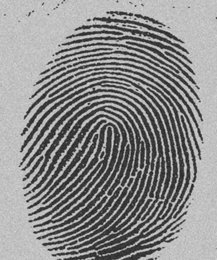
%> input picture images/fingerprint.tif, 217 x 260 px, shrunk from 798 x 958 before the run
$ octave IPgradientthreshtest.m   (GNU Octave 9; MATLAB toolbox functions it lacks are replaced by stand-ins)
%> lines starting %> are read from the running program, lines starting %| are printed output that depends on the picture; in (x1, y1, x2, y2) boxes, pixels count from 0 and x2, y2 are one past the last pixel; in counts of white or black regions, pixels touching at a corner belong together; the program's own positions count from 1
### Lab5/Code/IPgradientthresh.m
function [g] = IPgradientthresh(f,p)
    f = im2double(f);
    [M, N] = size(f);
    % Create an all ones matrix
    padded = ones(M + 1, N + 1);
    % Create a padded version of the image
    padded(1:M, 1:N) = f;
    % allocate space for the new image
    g = zeros(M, N);
    for i = 1:M
        for j = 1:N
            % Compute |fx|
            abs_x = abs(padded(i + 1, j) - padded(i, j));
            % Compute |fy|
            abs_y = abs(padded(i, j + 1) - padded(i, j));
            % Compute g
            g(i, j) = abs_x + abs_y;
        end
    end
    % Normalization (force values to be within 0 and 1)
    minV = min(g(:));
    maxV = max(g(:));

    g = g - minV;
    g = g / (maxV - minV);

    % Compute threshold
    p = p/100*max(max(g));

    % Apply threshold
    g(g < p) = 0;
    g(g >= p) = 1;
end

### Lab5/Code/CodePreviousEx/IPfilter.m
function [g] = IPfilter (f, filter)
    A = im2double(f); % convert image to double
    nr = size(A,1); % number of rows
    nc = size(A,2); % number of columns
    % Shift A cyclically in four directions
    A_up = [A(2:nr,:); A(1,:)]; % one row up
    A_down = [A(nr,:); A(1:nr-1,:)]; % one row down
    A_left = [A(:,2:nc) A(:,1)]; % one column to left
    A_right = [A(:,nc) A(:,1:nc-1)]; % one column to right

    % Shift A cyclically in other 4 diagonal directions
    A_down_right = circshift(A, [1 1]);
    A_up_right = circshift(A, [-1 1]);
    A_up_left = circshift(A, [-1 -1]);
    A_down_left = circshift(A, [1, -1]);

    B = filter(2,2) * A + filter(1,2) * A_up + filter(3,2) * A_down ...
    + filter(2,1) * A_left + filter(2,3) *  A_right ...
    + filter(3,3) * A_down_right + filter(1,3) * A_up_right ...
    + filter(1,1) * A_up_left + filter(3,1) * A_down_left;

    g = im2uint8(B); % convert to 8-bit
end

### Lab5/Code/IPgradientthreshtest.m
img = imread('fingerprint.tif');
%> img is the input picture: size 260x217 uint8; min 27, max 216, mean 140

% Create 5 images without smoothing
for idx = 10:10:50
    figure;
    g = IPgradientthresh(img, idx);
    imshow(g);
end
%> this loop made 5 passes
%> pass 1, `g = IPgradientthresh(img, idx);`:
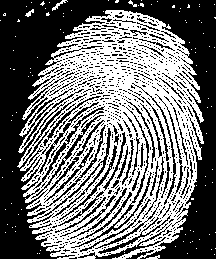
%> g: size 260x217 double; values 0 (black) and 1 (white), 46% white; 100 white regions (96 under 20 px), largest, box (x1, y1, x2, y2) and area: (0, 0, 217, 260) 25703, (52, 0, 68, 11) 47, (25, 9, 34, 17) 33, (128, 0, 137, 7) 25

% Create 5 images with smoothing
img = IPfilter(img, 1/9 * ones(3,3));
%> in IPfilter, `A_down = [A(nr,:); A(1:nr-1,:)];`:
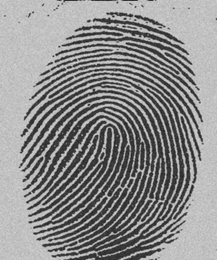
%> A_down: size 260x217 double; min 0.106, max 0.847, mean 0.549; mean of the top-left, top-right, bottom-left and bottom-right quarters 0.619, 0.564, 0.517, 0.495
%> in IPfilter, `A_down_right = circshift(A, [1 1]);`:
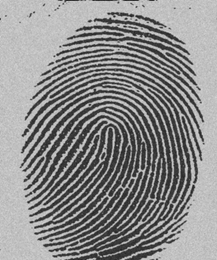
%> A_down_right: size 260x217 double; min 0.106, max 0.847, mean 0.549; mean of the top-left, top-right, bottom-left and bottom-right quarters 0.621, 0.562, 0.521, 0.492
%> in IPfilter, `A_up_right = circshift(A, [-1 1]);`:
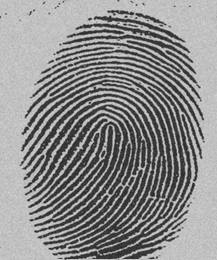
%> A_up_right: size 260x217 double; min 0.106, max 0.847, mean 0.549; mean of the top-left, top-right, bottom-left and bottom-right quarters 0.618, 0.559, 0.524, 0.495
%> in IPfilter, `A_up_left = circshift(A, [-1 -1]);`:
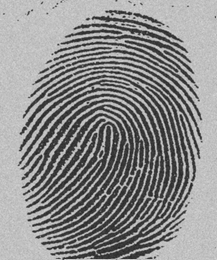
%> A_up_left: size 260x217 double; min 0.106, max 0.847, mean 0.549; mean of the top-left, top-right, bottom-left and bottom-right quarters 0.614, 0.563, 0.516, 0.502
%> in IPfilter, `A_down_left = circshift(A, [1, -1]);`:
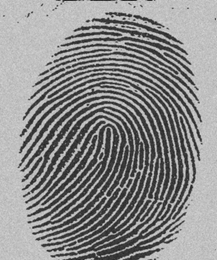
%> A_down_left: size 260x217 double; min 0.106, max 0.847, mean 0.549; mean of the top-left, top-right, bottom-left and bottom-right quarters 0.617, 0.567, 0.513, 0.499

for idx = 10:10:50
    figure;
    g = IPgradientthresh(img, idx);
    imshow(g);
end
%> this loop made 5 passes
%> pass 3, `g = IPgradientthresh(img, idx);`:
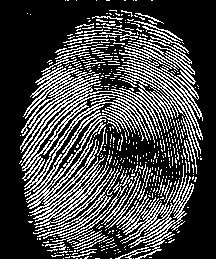
%> g: size 260x217 double; values 0 (black) and 1 (white), 27.4% white in thin lines or dots
